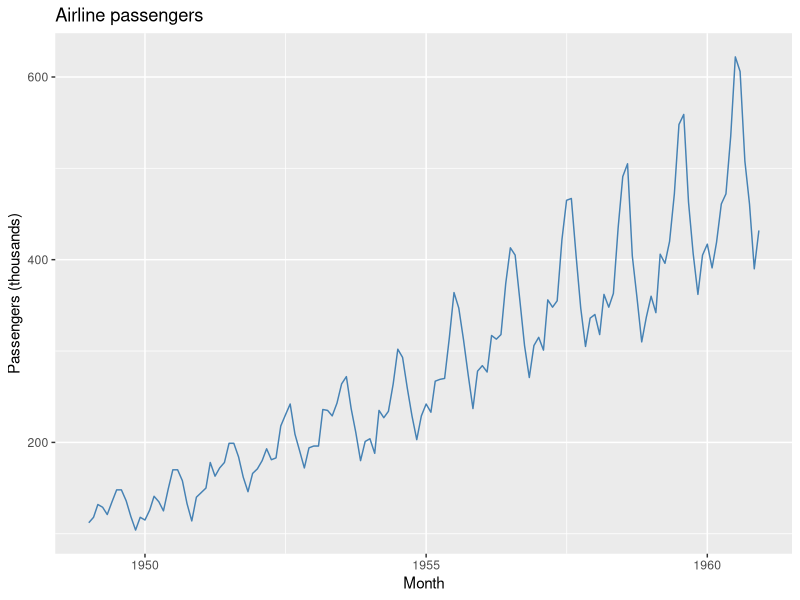
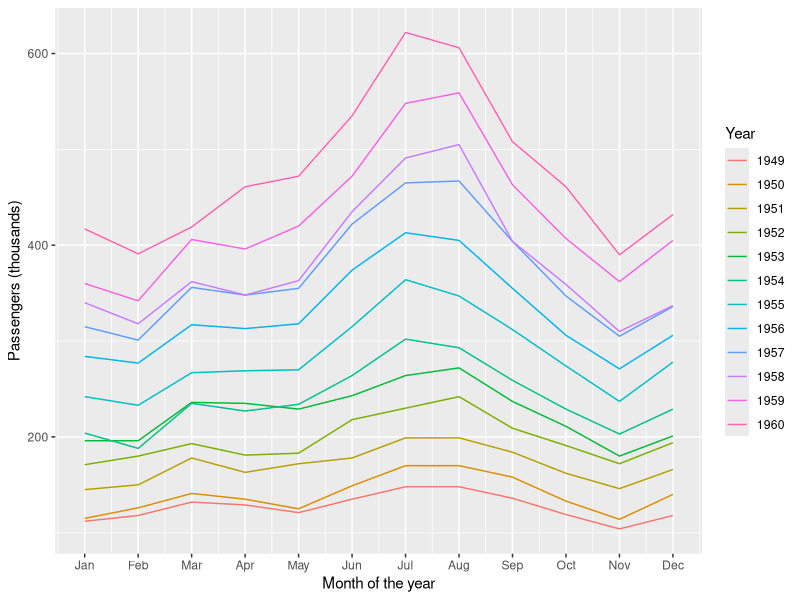

These figures' R source, in order:
## ---- chunk 1
#| label: fig-passengers
#| fig-cap: "Monthly international airline passengers, 1949–1960."
#| message: false
library(ggplot2)

# Turn the monthly series into a data frame for plotting
passengers <- data.frame(
  month = seq(as.Date("1949-01-01"), by = "month", length.out = length(AirPassengers)),
  count = as.numeric(AirPassengers)
)

ggplot(passengers, aes(x = month, y = count)) +
  geom_line(colour = "steelblue") +
  labs(
    title = "Airline passengers",
    x = "Month",
    y = "Passengers (thousands)"
  )
## ---- chunk 2
#| label: fig-seasonal
#| fig-cap: "Each year of the series drawn as its own line."
# One line per year, coloured from earliest to latest
passengers$year <- format(passengers$month, "%Y")
passengers$month_of_year <- as.integer(format(passengers$month, "%m"))

ggplot(passengers, aes(x = month_of_year, y = count, group = year, colour = year)) +
  geom_line() +
  scale_x_continuous(breaks = 1:12, labels = month.abb) +
  labs(x = "Month of the year", y = "Passengers (thousands)", colour = "Year")
